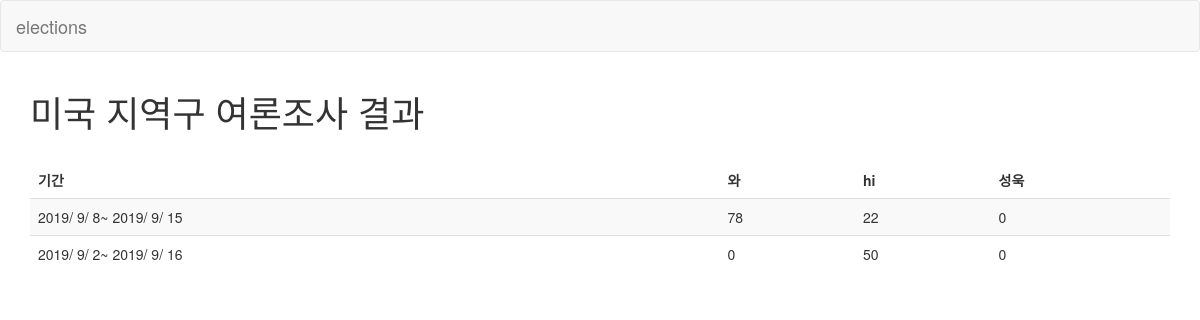
Screenshot of /areas/미국/results with the database file from the repository.
### elections/models.py (models this page shows, shortened)
class Candidate(models.Model):
    name = models.CharField(max_length=10)
    introduction = models.TextField()
    area = models.CharField(max_length=15)
    party_number = models.IntegerField(default=1)

### elections/views.py (the view)
# urls.py: path('areas/<str:area>/results', views.results),
def results(request, area):
    candidates = Candidate.objects.filter(area = area)
    polls = Poll.objects.filter(area = area)
    poll_results = []
    for poll in polls:
        result = {}
        result['start_date'] = poll.start_date
        result['end_date'] = poll.end_date
        total_votes = Choice.objects.filter(poll_id = poll.id).aggregate(Sum('votes'))
        result['total_votes'] = total_votes['votes__sum']
        rates = []
        for candidate in candidates:
            try:
                choice = Choice.objects.get(poll_id = poll.id,
                                        candidate_id = candidate.id)
                rates.append(round(choice.votes * 100 / result['total_votes']))
            except:
                rates.append(0)
        result['rates'] = rates
        poll_results.append(result)
    context = {'candidates' : candidates, 'area' : area,
               'poll_results' : poll_results}
    return render(request, 'elections/result.html', context)

### elections/templates/elections/result.html (shortened to what this page needs)
{% extends "elections/layout.html" %}
{% block content %}
<div class="container">
<h1>{{area}} 지역구 여론조사 결과</h1>
<br>
<table class="table table-striped">
    <thead>
    <tr>
        <td><B>기간</B></td>
        {% for candidate in candidates %}
        <td><B>{{candidate.name}}</B></td>
        {% endfor %}
    </tr>
    </thead>
    <tbody>
    {% for result in poll_results %}
    <tr>
        <td> {{result.start_date.year}}/
            {{result.start_date.month}}/
            {{result.start_date.day}}~
            {{result.end_date.year}}/
            {{result.end_date.month}}/
            {{result.end_date.day}}
        </td>
        {% for rate in result.rates %}
        <td> {{rate}} </td>
        {% endfor %}
    {% endfor %}
    </tr>
</table>
</div>
{% endblock %}

### elections/templates/elections/layout.html (shortened to what this page needs)
{% load staticfiles %}
<!DOCTYPE html>
<html lang="en">
<head>
  <link rel="stylesheet" href="http://maxcdn.bootstrapcdn.com/bootstrap/3.3.6/css/bootstrap.min.css">
</head>
<body>
<nav class="navbar navbar-default">
  <div class="container-fluid">
    <div class="navbar-header">
      <a class="navbar-brand" href="{% url 'elections:home' %}">elections</a>
    </div>
  </div>
</nav>
{% block content %}{% endblock %}
</body>
</html>

### rows the page displays
Candidate: name "와"
Candidate: name "hi"
Candidate: name "성욱"

### other values shown
{{ area }} "미국"
{{ result.start_date.year }} "2019" "2019"
{{ result.start_date.month }} "9" "9"
{{ result.start_date.day }} "8" "2"
{{ result.end_date.year }} "2019" "2019"
{{ result.end_date.month }} "9" "9"
{{ result.end_date.day }} "15" "16"
{{ rate }} "78" "22" "0" "0" "50" "0"
